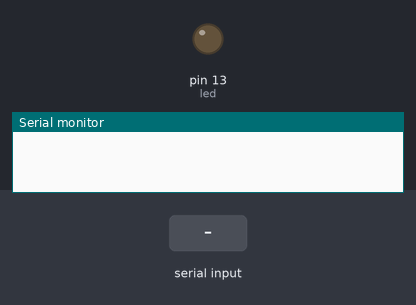
The sketch below on a simulated Arduino Uno, built with avr-gcc and run on an emulated ATmega328P. Parts: output pins drawn as LEDs (lit = HIGH), the last lines printed to the serial monitor. Inputs (shaded band) come from the test bench.

Above: at 1.2 s.
1.3 s: "1" received over Serial
At 3.2 s:
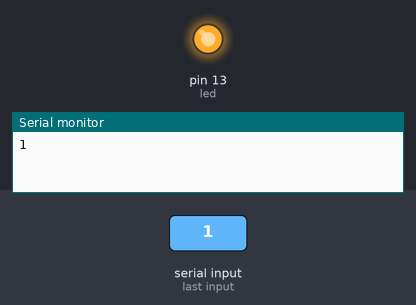
3.8 s: "0" received over Serial
At 5.1 s:
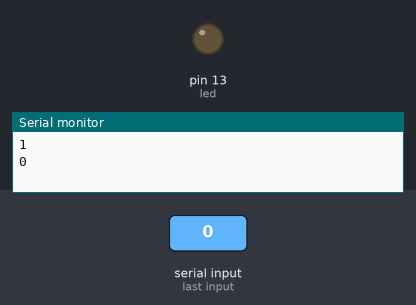
Timing chart, 0 to 6.8 s (numbered marks = the images above; inputs shaded):
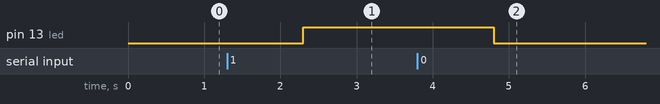

The sketch:

EnviaMsgArduinoEPython.ino
```cpp
int led = 13;
void setup() {
  Serial.begin(9600); // Inicia a comunicação serial com uma taxa de transmissão de 9600 bps
   pinMode(led,OUTPUT);
}

void loop() {
  if (Serial.available() > 0) { // Verifica se há dados disponíveis para leitura
    String valor = Serial.readString(); // Lê a mensagem enviada pelo Python
    if(valor == "1"){
       digitalWrite(led, HIGH); //acende (HIGH) o led
       Serial.println("1");
      }else if(valor == "0"){
       digitalWrite(led, LOW); //acende (HIGH) o led
       Serial.println("0");
        }
  }
}
```

Measured:
- after the input at 1.3 s, pin 13 (led): LOW → HIGH after 1.0 s
- after the input at 3.8 s, pin 13 (led): HIGH → LOW after 1.0 s
